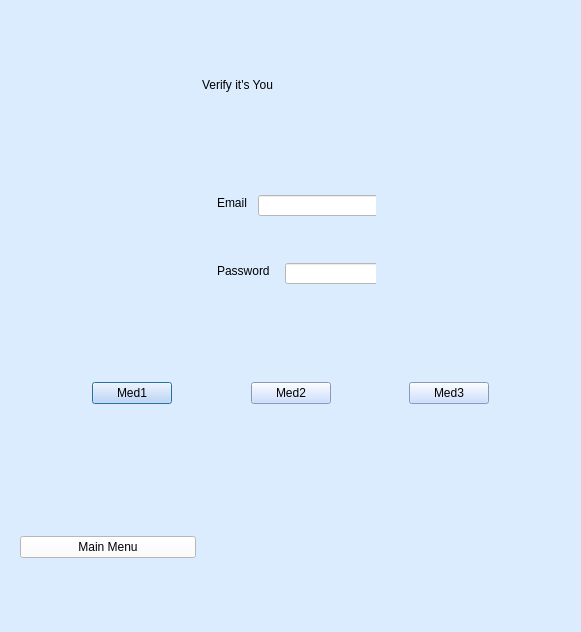
<?xml version="1.0" encoding="UTF-8"?>
<ui version="4.0">
 <class>Dialog</class>
 <widget class="QDialog" name="Dialog">
  <property name="geometry">
   <rect>
    <x>0</x>
    <y>0</y>
    <width>581</width>
    <height>632</height>
   </rect>
  </property>
  <property name="windowTitle">
   <string>Dialog</string>
  </property>
  <property name="styleSheet">
   <string notr="true">background:rgb(219, 236, 255)</string>
  </property>
  <layout class="QVBoxLayout" name="verticalLayout_2">
   <item>
    <widget class="QWidget" name="widget" native="true">
     <layout class="QHBoxLayout" name="horizontalLayout_5">
      <item>
       <widget class="QWidget" name="widget_14" native="true"/>
      </item>
      <item>
       <widget class="QLabel" name="label_2">
        <property name="styleSheet">
         <string notr="true">
font: 700 italic 25pt &quot;Georgia&quot;;
</string>
        </property>
        <property name="text">
         <string>Verify it's You</string>
        </property>
       </widget>
      </item>
      <item>
       <widget class="QWidget" name="widget_15" native="true"/>
      </item>
     </layout>
    </widget>
   </item>
   <item>
    <widget class="QWidget" name="widget_11" native="true">
     <layout class="QVBoxLayout" name="verticalLayout">
      <item>
       <widget class="QWidget" name="widget_17" native="true">
        <layout class="QHBoxLayout" name="horizontalLayout_6">
         <item>
          <widget class="QWidget" name="widget_10" native="true"/>
         </item>
         <item>
          <widget class="QWidget" name="widget_2" native="true">
           <widget class="QLabel" name="label">
            <property name="geometry">
             <rect>
              <x>12</x>
              <y>12</y>
              <width>33</width>
              <height>16</height>
             </rect>
            </property>
            <property name="styleSheet">
             <string notr="true"/>
            </property>
            <property name="text">
             <string>Email</string>
            </property>
           </widget>
           <widget class="QLineEdit" name="ea_li">
            <property name="geometry">
             <rect>
              <x>53</x>
              <y>12</y>
              <width>125</width>
              <height>21</height>
             </rect>
            </property>
            <property name="styleSheet">
             <string notr="true">background: white
</string>
            </property>
           </widget>
          </widget>
         </item>
         <item>
          <widget class="QWidget" name="widget_12" native="true"/>
         </item>
        </layout>
       </widget>
      </item>
      <item>
       <widget class="QWidget" name="widget_18" native="true">
        <layout class="QHBoxLayout" name="horizontalLayout_7">
         <item>
          <widget class="QWidget" name="widget_19" native="true"/>
         </item>
         <item>
          <widget class="QWidget" name="widget_3" native="true">
           <widget class="QLabel" name="label_3">
            <property name="geometry">
             <rect>
              <x>12</x>
              <y>12</y>
              <width>60</width>
              <height>16</height>
             </rect>
            </property>
            <property name="styleSheet">
             <string notr="true"/>
            </property>
            <property name="text">
             <string>Password</string>
            </property>
           </widget>
           <widget class="QLineEdit" name="password_li">
            <property name="geometry">
             <rect>
              <x>80</x>
              <y>12</y>
              <width>125</width>
              <height>21</height>
             </rect>
            </property>
            <property name="styleSheet">
             <string notr="true">background: white
</string>
            </property>
           </widget>
          </widget>
         </item>
         <item>
          <widget class="QWidget" name="widget_20" native="true"/>
         </item>
        </layout>
       </widget>
      </item>
     </layout>
    </widget>
   </item>
   <item>
    <widget class="QWidget" name="widget_4" native="true">
     <layout class="QHBoxLayout" name="horizontalLayout_3">
      <item>
       <widget class="QWidget" name="widget_5" native="true"/>
      </item>
      <item>
       <widget class="QPushButton" name="Med1">
        <property name="styleSheet">
         <string notr="true">background-color:rgb(190, 213, 255)</string>
        </property>
        <property name="text">
         <string>Med1</string>
        </property>
       </widget>
      </item>
      <item>
       <widget class="QWidget" name="widget_13" native="true"/>
      </item>
      <item>
       <widget class="QPushButton" name="Med2">
        <property name="styleSheet">
         <string notr="true">background-color:rgb(190, 213, 255)</string>
        </property>
        <property name="text">
         <string>Med2</string>
        </property>
       </widget>
      </item>
      <item>
       <widget class="QWidget" name="widget_16" native="true"/>
      </item>
      <item>
       <widget class="QPushButton" name="Med3">
        <property name="styleSheet">
         <string notr="true">background-color:rgb(190, 213, 255)</string>
        </property>
        <property name="text">
         <string>Med3</string>
        </property>
       </widget>
      </item>
      <item>
       <widget class="QWidget" name="widget_6" native="true"/>
      </item>
     </layout>
    </widget>
   </item>
   <item>
    <widget class="QWidget" name="widget_7" native="true">
     <layout class="QHBoxLayout" name="horizontalLayout_4">
      <item>
       <widget class="QPushButton" name="backtoMain2">
        <property name="styleSheet">
         <string notr="true">background:rgb(255, 255, 255)</string>
        </property>
        <property name="text">
         <string>Main Menu</string>
        </property>
       </widget>
      </item>
      <item>
       <widget class="QWidget" name="widget_8" native="true"/>
      </item>
      <item>
       <widget class="QWidget" name="widget_9" native="true"/>
      </item>
     </layout>
    </widget>
   </item>
  </layout>
 </widget>
 <resources/>
 <connections/>
</ui>
